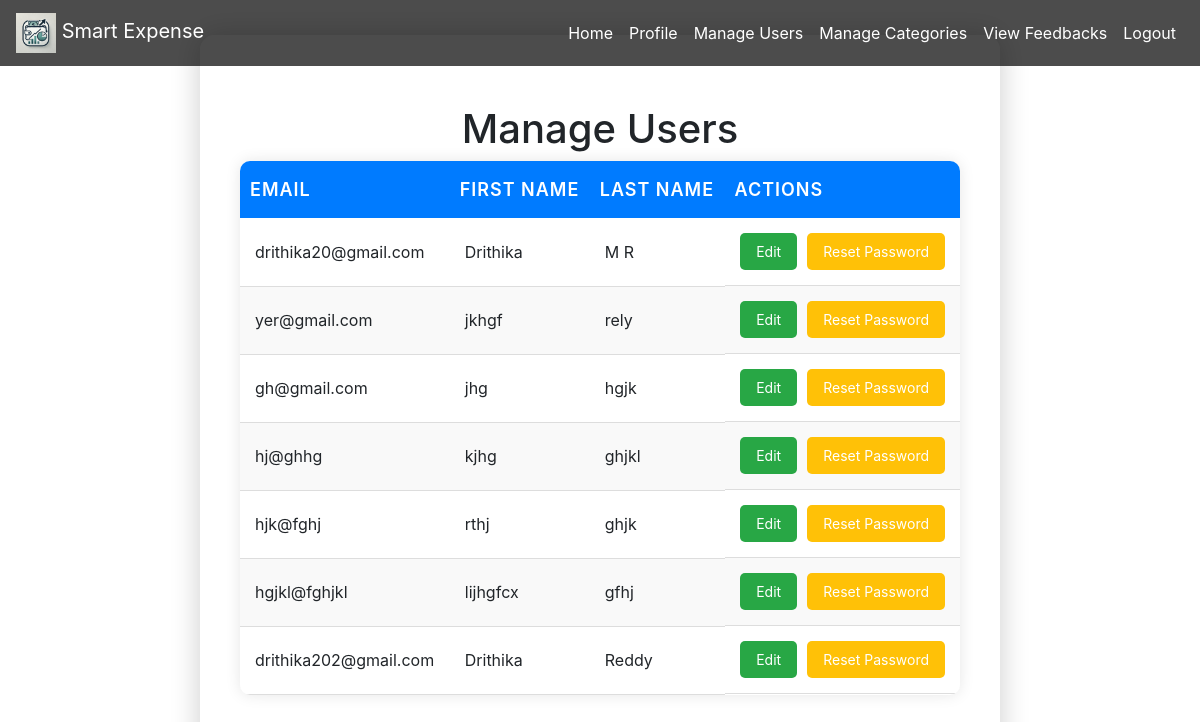
Page /manage_users (signed in) on the committed database.
### tables this page shows
CREATE TABLE users (uId INTEGER PRIMARY KEY, firstName TEXT (50), lastName TEXT (50), middleName TEXT (50), emailId TEXT (50) UNIQUE, password TEXT (50), overallBudget INTEGER (100), securityAnswerOne TEXT (50), securityAnswerTwo TEXT (50), creation_date DATE, is_admin INTEGER DEFAULT 0);

### app.py (the view)
@app.route("/manage_users")
@login_required
def manage_users():
    db = get_db()
    users = db.execute("SELECT * FROM users").fetchall()
    return render_template("manage_users.html", users=users)

### app.py (called while the page is built)
def get_db():
    conn = sqlite3.connect(DATABASE, timeout=10)
    conn.row_factory = sqlite3.Row
    return conn

@login_manager.user_loader
def load_user(user_id):
    db = get_db()
    user = db.execute("SELECT * FROM users WHERE uId = ?", (user_id,)).fetchone()
    if user:
        return User(user["uId"], user["emailId"], user["is_admin"])
    return None

@app.context_processor
def inject_notifications_and_reminders():
    return dict(
        unread_notifications=g.unread_notifications,
        unread_reminders=g.unread_reminders,
        notifications=g.notifications,
        reminders=g.reminders,
        all_alerts=g.all_alerts,
    )

@app.after_request
def add_header(response):
    response.headers["Cache-Control"] = (
        "no-store, no-cache, must-revalidate, post-check=0, pre-check=0, max-age=0"
    )
    response.headers["Pragma"] = "no-cache"
    response.headers["Expires"] = "0"
    return response

### templates/manage_users.html (shortened to what this page needs)
<!DOCTYPE html>
<html lang="en">
<head>
    <link rel="stylesheet" href="{{ url_for('static', filename='style.css') }}">
    <link rel="stylesheet" href="https://stackpath.bootstrapcdn.com/bootstrap/4.5.2/css/bootstrap.min.css">
</head>
<body>
    <nav class="navbar navbar-expand-lg navbar-dark fixed-top">
        <a class="navbar-brand" href="#">
            <img src="/static/logo.png" alt="Logo"> Smart Expense
        </a>
        <div class="collapse navbar-collapse" id="navbarNav">
            <ul class="navbar-nav ml-auto">
                <li class="nav-item"><a class="nav-link" href="/admin_dashboard">Home</a></li>
                <li class="nav-item"><a class="nav-link" href="/admin_profile">Profile</a></li>
                <li class="nav-item"><a class="nav-link" href="/manage_users">Manage Users</a></li>
                <li class="nav-item"><a class="nav-link" href="/manage_categories">Manage Categories</a></li>
                <li class="nav-item"><a class="nav-link" href="/view_feedbacks">View Feedbacks</a></li>
                <li class="nav-item"><a class="nav-link" href="/logout">Logout</a></li>
            </ul>
        </div>
    </nav>
    <div class="user-container" style="padding-top: 70px;">
        <h1>Manage Users</h1>
        <div class="user-list">
            <table class="styled-table">
                <thead>
                    <tr>
                        <th>Email</th>
                        <th>First Name</th>
                        <th>Last Name</th>
                        <th>Actions</th>
                    </tr>
                </thead>
                <tbody>
                    {% for user in users %}
                    <tr>
                        <td>{{ user.emailId }}</td>
                        <td>{{ user.firstName }}</td>
                        <td>{{ user.lastName }}</td>
                        <td class="button-group">
                            <button class="edit-btn" onclick="window.location.href='{{ url_for('edit_user', user_id=user.uId) }}'">Edit</button>
                            <button class="reset-btn" onclick="sendResetEmail('{{ user.emailId }}')">Reset Password</button>
                        </td>
                    </tr>
                    {% endfor %}
                </tbody>
            </table>
        </div>
    </div>
</body>
</html>

### static/style.css (style rules this page uses)
.button-group { display: flex; gap: 10px; }
.user-container { background: rgba(255, 255, 255, 0.9); padding: 40px; border-radius: 15px; box-shadow: 0 0 30px rgba(0, 0, 0, 0.2); width: 80%; max-width: 800px; margin: auto; text-align: center; }
.styled-table { width: 100%; border-collapse: collapse; margin-bottom: 30px; font-size: 16px; background-color: white; border-radius: 10px; box-shadow: 0 0 15px rgba(0, 0, 0, 0.1); overflow: hidden; }
.styled-table thead { background-color: #007bff; color: white; }
.styled-table thead th { padding: 15px 10px; text-align: left; font-size: 18px; font-weight: 600; text-transform: uppercase; letter-spacing: 1px; }
.styled-table tbody td { padding: 15px; text-align: left; border-bottom: 1px solid #ddd; }
.styled-table tbody tr:nth-of-type(even) { background-color: #f9f9f9; }
.button-group { display: flex; gap: 10px; justify-content: flex-end; }
.edit-btn, .reset-btn { padding: 8px 16px; border: none; border-radius: 5px; cursor: pointer; font-size: 14px; text-align: center; color: white; flex-shrink: 0; }
.edit-btn { background-color: #28a745; }
.reset-btn { background-color: #ffc107; }
button { padding: 15px; background-color: #4caf50; color: white; border: none; border-radius: 5px; cursor: pointer; margin-top: 10px; }

### templates/manage_users.html (style rules this page uses)
.navbar { background-color: rgba(0, 0, 0, 0.7); }
.navbar-brand img { height: 40px; }
.navbar-nav .nav-link { color: white !important; }

### rows in the picture
users: emailId "drithika20@gmail.com", firstName "Drithika", lastName "M R"
users: emailId "yer@gmail.com", firstName "jkhgf", lastName "rely"
users: emailId "gh@gmail.com", firstName "jhg", lastName "hgjk"
users: emailId "hj@ghhg", firstName "kjhg", lastName "ghjkl"
users: emailId "hjk@fghj", firstName "rthj", lastName "ghjk"
users: emailId "hgjkl@fghjkl", firstName "lijhgfcx", lastName "gfhj"
users: emailId "drithika202@gmail.com", firstName "Drithika", lastName "Reddy"
